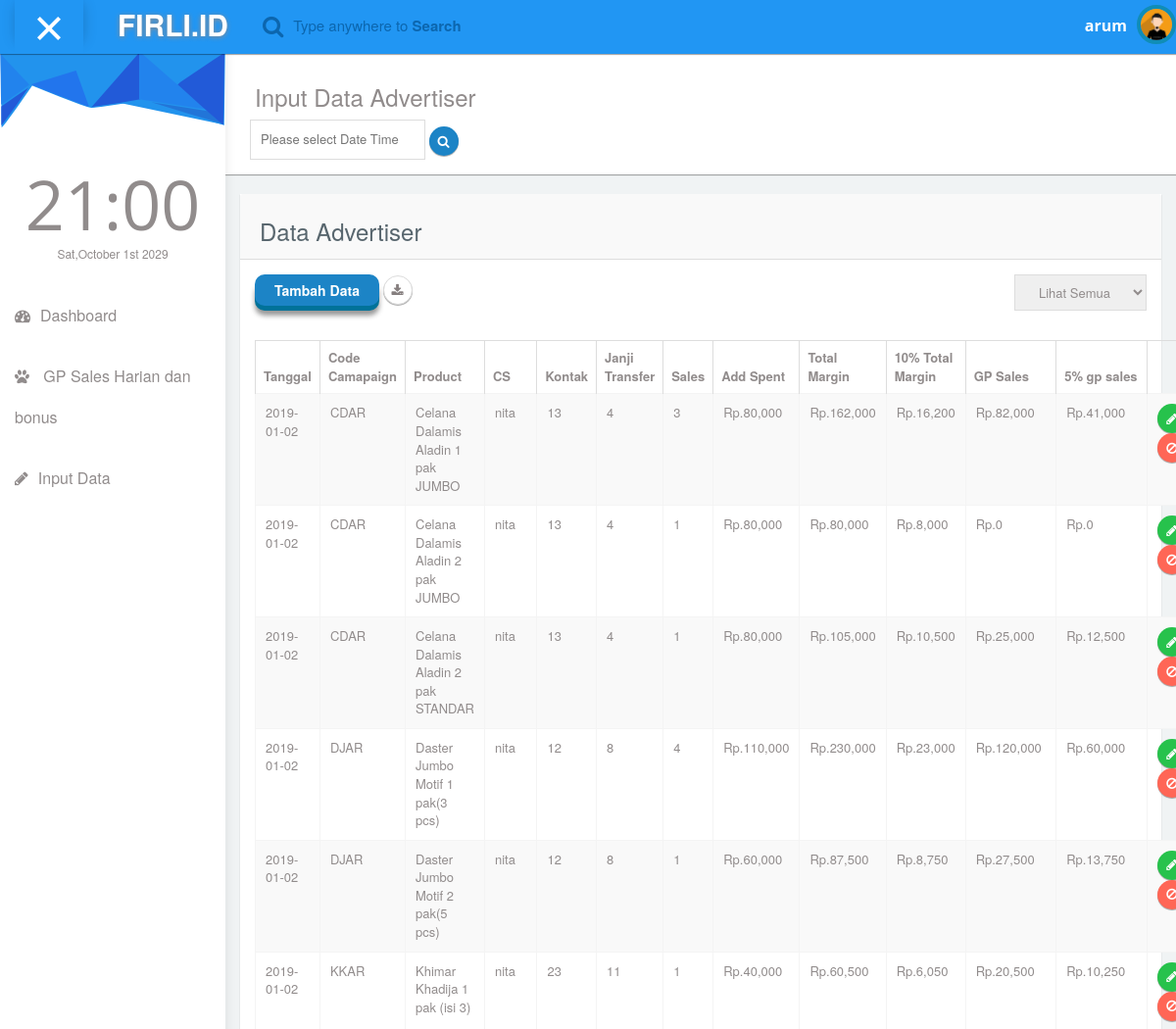
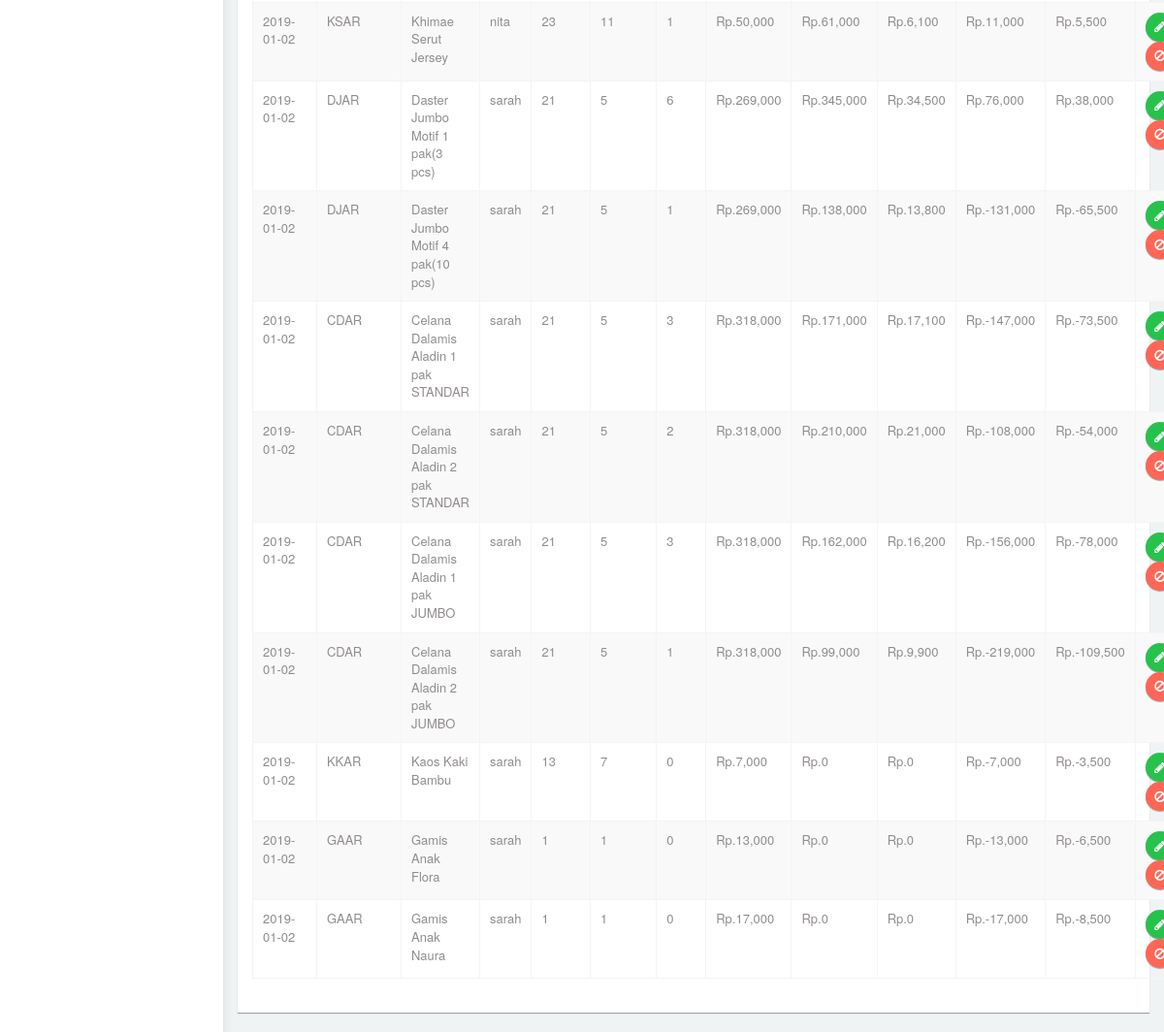
Page /Advertiser/inputdata_adv.php (signed in) on the committed database (2 pictures, top to bottom).
### tables this page shows
CREATE TABLE `ds_ss_jualan` (
  `id_ss_jualan` bigint(200) NOT NULL,
  `tanggal` date NOT NULL,
  `code_campaign` varchar(200) NOT NULL,
  `product` varchar(200) NOT NULL,
  `adv` varchar(200) DEFAULT NULL,
  `cs` varchar(200) DEFAULT NULL,
  `lead_fb` bigint(20) NOT NULL,
  `add_spent` bigint(200) NOT NULL,
  `margin` bigint(20) NOT NULL,
  `kontak` bigint(15) NOT NULL,
  `janji_transfer` bigint(20) NOT NULL,
  `sales` bigint(20) NOT NULL
);

CREATE TABLE `ds_account_cs` (
  `id_account_cs` varchar(200) NOT NULL,
  `username` varchar(200) NOT NULL,
  `nama_cs` varchar(200) NOT NULL,
  `password_cs` varchar(200) NOT NULL
);

### Advertiser/inputdata_adv.php (the view, shortened to what this page needs)
<?php
	if(!isset($_SESSION["username"])){
		header("Location: ../login_adv.php");
	}else if(isset($_SESSION["username"])){
		$temp = explode('_',$_SESSION["username"]);
	}
	include("../Modul Database/koneksi.php");
	$sort ="";
	$searchDate = "";
?>
<!DOCTYPE html>
<html lang="en">
<head>
  <link rel="stylesheet" type="text/css" href="asset/css/bootstrap.min.css">
   <link rel="stylesheet" href="https://cdnjs.cloudflare.com/ajax/libs/flatpickr/4.2.3/flatpickr.css">
  <link rel="stylesheet" href="https://cdnjs.cloudflare.com/ajax/libs/flatpickr/4.2.3/themes/dark.css">
  <link rel="stylesheet" type="text/css" href="asset/css/plugins/font-awesome.min.css"/>
  <link rel="stylesheet" type="text/css" href="asset/css/plugins/datatables.bootstrap.min.css"/>
  <link rel="stylesheet" type="text/css" href="asset/css/plugins/animate.min.css"/>
  <link href="asset/css/style.css" rel="stylesheet">
</head>
<body id="mimin" class="dashboard">
        <nav class="navbar navbar-default header navbar-fixed-top">
          <div class="col-md-12 nav-wrapper">
            <div class="navbar-header" style="width:100%;">
              <div class="opener-left-menu is-open">
                <span class="bottom"></span>
              </div>
                <a href="index_adv.php" class="navbar-brand">
                 <b>FIRLI.ID</b>
                </a>
              <ul class="nav navbar-nav search-nav">
                <li>
                   <div class="search">
                    <span class="fa fa-search icon-search" style="font-size:23px;"></span>
                    <div class="form-group form-animate-text">
                      <input type="text" class="form-text" required>
                      <label class="label-search">Type anywhere to <b>Search</b> </label>
                    </div>
                  </div>
                </li>
              </ul>
              <ul class="nav navbar-nav navbar-right user-nav">
                <li class="user-name"><span>
							<?php
								if(isset($_SESSION["username"])){
									echo $temp[0];
								}
							?>
						</span></li>
                  <li class="dropdown avatar-dropdown">
                   <img src="asset/img/avatar.jpg" class="img-circle avatar" alt="user name" data-toggle="dropdown" aria-haspopup="true" aria-expanded="true"/>
                </li>
              </ul>
            </div>
          </div>
        </nav>
      <div class="container-fluid mimin-wrapper">
          <div id="left-menu">
              <div class="sub-left-menu scroll">
                <ul class="nav nav-list">
                    <li><div class="left-bg"></div></li>
                    <li class="time">
                      <h1 class="animated fadeInLeft">21:00</h1>
                      <p class="animated fadeInRight">Sat,October 1st 2029</p>
                    </li>
                    <li >
                        <a href="index_adv.php">
                           <span class="fa fa-dashboard"></span>Dashboard
                        </a>
                    </li>
					<li>
                        <a href="daily_adv.php">
                           <span class="fa fa-paw"></span> GP Sales Harian dan bonus
                        </a>
                    </li>
                    <li >
                        <a href="inputdata_adv.php">
                           <span class="fa fa-pencil"></span>Input Data
                        </a>
                    </li>
                  </ul>
                </div>
            </div>
              <div id="content">
                <div class="panel">
                  <div class="panel-body">
						  <div class="col-md-6 col-sm-12">
								<h3 class="animated fadeInLeft">Input Data Advertiser</h3>
							   <div class="row" style="padding-left:10px;">
								   <input type="text" id="rangeDate" value="<?php echo $searchDate; ?>" placeholder="Please select Date Time" data-input>
								  <button onClick=searchDataOnDate(<?php echo "'$sort'"; ?>) class=" btn btn-circle btn-mn btn-primary" value="primary">
											<span class="fa fa-search"></span>
								  </button>
							  </div>
						  </div>
                  </div>
                </div>
              <div class="col-md-12 top-25 padding-0">
                <div class="col-md-12">
                  <div class="panel">
                    <div class="panel-heading"><h3>Data Advertiser</h3></div>
                      <div class="panel-body">
                        <a href="form_adv.php">
                        <input type="button" class=" btn btn-3d btn-primary " value="Tambah Data"/>
                        </a>
                            <button  id="convert" class=" btn btn-circle btn-mn" value="primary">
                                <span class="fa fa-download"></span>
                            </button>
						<select style="float:right;" onchange=handleSelect(this)>
										<option  value="inputdata_adv.php?sort=all">Lihat Semua</option>
								</select>
                      </div>
                    <div class="col-md-12">
                    </div>
                    <div class="panel-body">
                      <div class="responsive-table">
                      <table id="datatables-example" class="table table-striped table-bordered" width="100%" cellspacing="0">
                      <thead>
                       	<tr>
                          <th>Tanggal</th>
                          <th>Code Camapaign</th>
                          <th>Product</th>
						  <th>CS</th>
						  <th>Kontak</th>
						  <th>Janji Transfer</th>
						  <th>Sales</th>
                          <th>Add Spent</th>
						  <th>Total Margin</th>
						  <th>10% Total Margin</th>
                          <th>GP Sales</th>
                          <th>5% gp sales</th>
                          <th id="action">Aksi</th>
                        </tr>
                      </thead>
                      <tbody>
					  <?php
					   				$textquery = "SELECT * FROM ds_ss_jualan LEFT JOIN ds_account_cs
											ON ds_ss_jualan.cs = ds_account_cs.id_account_cs where ";
						if($sort != "" && $sort != "all" ){
							$textquery .= "adv='usradv_".$temp[0]."' AND cs='usrcs_".$sort."'";
						}else{
							$textquery .= " adv='usradv_".$temp[0]."'";
						}
						 $query = mysqli_query($conn,$textquery);
						 while($data = mysqli_fetch_array($query)){
					  ?>
                        <tr>
                          <td><?php echo "$data[tanggal]"; ?></td>
                          <td><?php echo "$data[code_campaign]"; ?></td>
                          <td><?php echo "$data[product]"; ?></td>
                          <td><?php echo "$data[username]"; ?></td>
                          <td><?php echo "$data[kontak]"; ?></td>
                          <td><?php echo "$data[janji_transfer]"; ?></td>
                          <td><?php echo "$data[sales]"; ?></td>
                          <td><?php echo "Rp.".number_format("$data[add_spent]"); ?></td>
                          <td><?php echo "Rp.".number_format("$data[margin]"); ?></td>
						  <td><?php echo "Rp.".number_format((0.1 * $data['margin'])); ?></td>
                          <td><?php echo "Rp.".number_format(($data['margin']-$data['add_spent'])); ?></td>
                          <td><?php echo "Rp.".number_format(0.5 *($data['margin']-$data['add_spent'])); ?></td>
						  <td>
							<a href="../Advertiser/form_adv.php?edit=<?php echo "$data[id_ss_jualan]"; ?>" >
                            <button class=" btn btn-circle btn-mn btn-success" value="primary">
                                <span class="fa fa-pencil"></span>
                            </button>
							</a>
							<button onClick="deleteData('<?php echo "$data[id_ss_jualan]"; ?>')" class=" btn btn-circle btn-mn btn-danger" value="primary">
                                <span class="fa fa-ban"></span>
                            </button>
                          </td>
                        </tr>
					<?php
					    }
					?>
                      </tbody>
                        </table>
                      </div>
                  </div>
                </div>
              </div>
              </div>
            </div>
</body>
</html>
<head>
</head>
<body>
</body>

### rows in the picture
ds_ss_jualan: tanggal "2019-01-02", code_campaign "CDAR", product "Celana Dalamis Aladin 1 pak JUMBO", cs.username "nita", kontak "13", janji_transfer "4", sales "3", add_spent "80,000", margin "162,000", 0.1*$data['margin'] "16,200", $data['margin']-$data['add_spent'] "82,000", 0.5 *($data['margin']-$data['add_spent']) "41,000"
ds_ss_jualan: tanggal "2019-01-02", code_campaign "CDAR", product "Celana Dalamis Aladin 2 pak JUMBO", cs.username "nita", kontak "13", janji_transfer "4", sales "1", add_spent "80,000", margin "80,000", 0.1*$data['margin'] "8,000", $data['margin']-$data['add_spent'] "0", 0.5 *($data['margin']-$data['add_spent']) "0"
ds_ss_jualan: tanggal "2019-01-02", code_campaign "CDAR", product "Celana Dalamis Aladin 2 pak STANDAR", cs.username "nita", kontak "13", janji_transfer "4", sales "1", add_spent "80,000", margin "105,000", 0.1*$data['margin'] "10,500", $data['margin']-$data['add_spent'] "25,000", 0.5 *($data['margin']-$data['add_spent']) "12,500"
ds_ss_jualan: tanggal "2019-01-02", code_campaign "DJAR", product "Daster Jumbo Motif 1 pak(3 pcs)", cs.username "nita", kontak "12", janji_transfer "8", sales "4", add_spent "110,000", margin "230,000", 0.1*$data['margin'] "23,000", $data['margin']-$data['add_spent'] "120,000", 0.5 *($data['margin']-$data['add_spent']) "60,000"
ds_ss_jualan: tanggal "2019-01-02", code_campaign "DJAR", product "Daster Jumbo Motif 2 pak(5 pcs)", cs.username "nita", kontak "12", janji_transfer "8", sales "1", add_spent "60,000", margin "87,500", 0.1*$data['margin'] "8,750", $data['margin']-$data['add_spent'] "27,500", 0.5 *($data['margin']-$data['add_spent']) "13,750"
ds_ss_jualan: tanggal "2019-01-02", code_campaign "KKAR", product "Khimar Khadija 1 pak (isi 3)", cs.username "nita", kontak "23", janji_transfer "11", sales "1", add_spent "40,000", margin "60,500", 0.1*$data['margin'] "6,050", $data['margin']-$data['add_spent'] "20,500", 0.5 *($data['margin']-$data['add_spent']) "10,250"
ds_ss_jualan: tanggal "2019-01-02", code_campaign "KSAR", product "Khimae Serut Jersey", cs.username "nita", kontak "23", janji_transfer "11", sales "1", add_spent "50,000", margin "61,000", 0.1*$data['margin'] "6,100", $data['margin']-$data['add_spent'] "11,000", 0.5 *($data['margin']-$data['add_spent']) "5,500"
ds_ss_jualan: tanggal "2019-01-02", code_campaign "DJAR", product "Daster Jumbo Motif 1 pak(3 pcs)", cs.username "sarah", kontak "21", janji_transfer "5", sales "6", add_spent "269,000", margin "345,000", 0.1*$data['margin'] "34,500", $data['margin']-$data['add_spent'] "76,000", 0.5 *($data['margin']-$data['add_spent']) "38,000"
ds_ss_jualan: tanggal "2019-01-02", code_campaign "DJAR", product "Daster Jumbo Motif 4 pak(10 pcs)", cs.username "sarah", kontak "21", janji_transfer "5", sales "1", add_spent "269,000", margin "138,000", 0.1*$data['margin'] "13,800", $data['margin']-$data['add_spent'] "-131,000", 0.5 *($data['margin']-$data['add_spent']) "-65,500"
ds_ss_jualan: tanggal "2019-01-02", code_campaign "CDAR", product "Celana Dalamis Aladin 1 pak STANDAR", cs.username "sarah", kontak "21", janji_transfer "5", sales "3", add_spent "318,000", margin "171,000", 0.1*$data['margin'] "17,100", $data['margin']-$data['add_spent'] "-147,000", 0.5 *($data['margin']-$data['add_spent']) "-73,500"
ds_ss_jualan: tanggal "2019-01-02", code_campaign "CDAR", product "Celana Dalamis Aladin 2 pak STANDAR", cs.username "sarah", kontak "21", janji_transfer "5", sales "2", add_spent "318,000", margin "210,000", 0.1*$data['margin'] "21,000", $data['margin']-$data['add_spent'] "-108,000", 0.5 *($data['margin']-$data['add_spent']) "-54,000"
ds_ss_jualan: tanggal "2019-01-02", code_campaign "CDAR", product "Celana Dalamis Aladin 1 pak JUMBO", cs.username "sarah", kontak "21", janji_transfer "5", sales "3", add_spent "318,000", margin "162,000", 0.1*$data['margin'] "16,200", $data['margin']-$data['add_spent'] "-156,000", 0.5 *($data['margin']-$data['add_spent']) "-78,000"
ds_ss_jualan: tanggal "2019-01-02", code_campaign "CDAR", product "Celana Dalamis Aladin 2 pak JUMBO", cs.username "sarah", kontak "21", janji_transfer "5", sales "1", add_spent "318,000", margin "99,000", 0.1*$data['margin'] "9,900", $data['margin']-$data['add_spent'] "-219,000", 0.5 *($data['margin']-$data['add_spent']) "-109,500"
ds_ss_jualan: tanggal "2019-01-02", code_campaign "KKAR", product "Kaos Kaki Bambu", cs.username "sarah", kontak "13", janji_transfer "7", sales "0", add_spent "7,000", margin "0", 0.1*$data['margin'] "0", $data['margin']-$data['add_spent'] "-7,000", 0.5 *($data['margin']-$data['add_spent']) "-3,500"
ds_ss_jualan: tanggal "2019-01-02", code_campaign "GAAR", product "Gamis Anak Flora", cs.username "sarah", kontak "1", janji_transfer "1", sales "0", add_spent "13,000", margin "0", 0.1*$data['margin'] "0", $data['margin']-$data['add_spent'] "-13,000", 0.5 *($data['margin']-$data['add_spent']) "-6,500"
ds_ss_jualan: tanggal "2019-01-02", code_campaign "GAAR", product "Gamis Anak Naura", cs.username "sarah", kontak "1", janji_transfer "1", sales "0", add_spent "17,000", margin "0", 0.1*$data['margin'] "0", $data['margin']-$data['add_spent'] "-17,000", 0.5 *($data['margin']-$data['add_spent']) "-8,500"

### other values in the picture
$temp[0] "arum"
